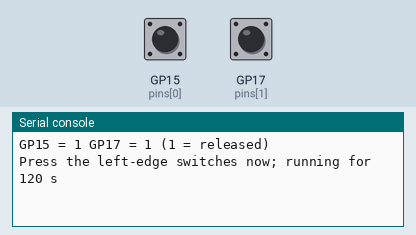
The program below on a simulated Raspberry Pi Pico running MicroPython. Parts: the last lines printed to the serial console. The inputs (shaded band) are chosen by the test bench; at power-on: GP15 (pins[0]) HIGH, GP17 (pins[1]) HIGH.

Above: at 1.2 s.
1.3 s: GP15 (pins[0]) pulled LOW for 0.15 s
At 2.6 s:
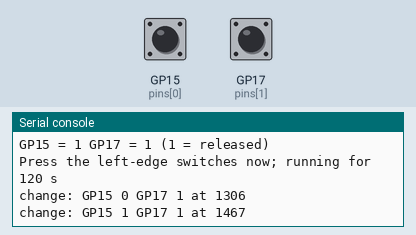
2.9 s: GP17 (pins[1]) pulled LOW for 0.15 s
At 3.7 s:
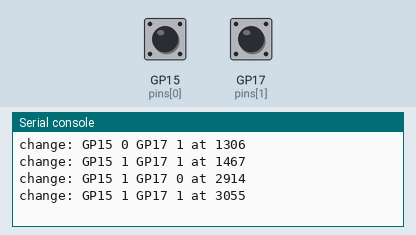
4.5 s: GP15 (pins[0]) pulled LOW for 1 s
At 6.2 s:
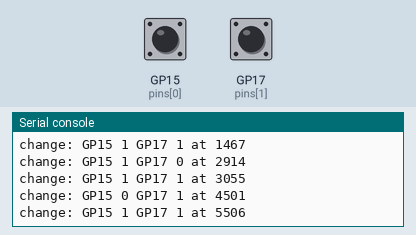
8.5 s: GP17 (pins[1]) pulled LOW for 1 s
At 8.9 s:
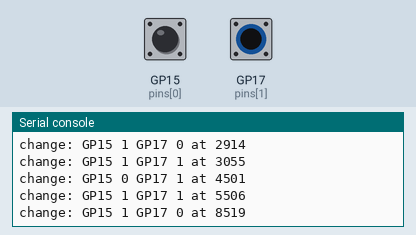
Timing chart, 0 to 11.5 s (numbered marks = the images above; inputs shaded):
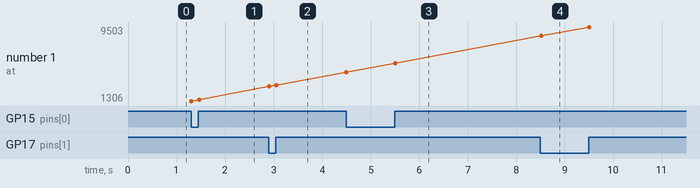

The program:

button_diag.py
```python
"""Raw GP15/GP17 button diagnostic.

Run:
    .venv/bin/mpremote mount . run button_diag.py

Press the two small left-edge switches while it runs.  It prints every pin
change and a heartbeat every 10 s.
"""

import time

from machine import Pin

pins = [
    Pin(15, Pin.IN, Pin.PULL_UP),
    Pin(17, Pin.IN, Pin.PULL_UP),
]

started = time.ticks_ms()
last = (pins[0].value(), pins[1].value())
last_heartbeat = started
print("GP15 =", last[0], "GP17 =", last[1], "(1 = released)")
print("Press the left-edge switches now; running for 120 s")

while time.ticks_diff(time.ticks_ms(), started) < 120000:
    now = (pins[0].value(), pins[1].value())
    if now != last:
        print("change: GP15", now[0], "GP17", now[1], "at", time.ticks_ms())
        last = now
    if time.ticks_diff(time.ticks_ms(), last_heartbeat) >= 10000:
        last_heartbeat = time.ticks_ms()
        print("heartbeat: GP15", now[0], "GP17", now[1])
    time.sleep_ms(20)

print("done")
```

Measured:
- after the input at 1.3 s, the serial console: prints a new line at once (image 1)
- after the input at 2.9 s, the serial console: prints a new line at once (image 2)
- after the input at 4.5 s, the serial console: prints a new line at once (image 3)
- after the input at 8.5 s, the serial console: prints a new line at once (image 4)
- plotted number 1: 1467 → 3055 after the input at 2.9 s, 3055 → 5506 after the input at 4.5 s, 5506 → 9503 after the input at 8.5 s
